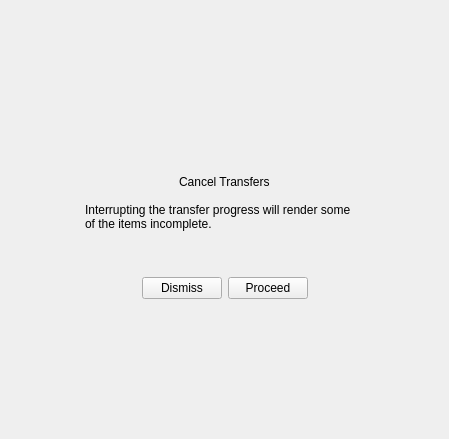
<?xml version="1.0" encoding="UTF-8"?>
<ui version="4.0">
 <class>CancelConfirmWidget</class>
 <widget class="QWidget" name="CancelConfirmWidget">
  <property name="geometry">
   <rect>
    <x>0</x>
    <y>0</y>
    <width>449</width>
    <height>439</height>
   </rect>
  </property>
  <property name="windowTitle">
   <string>Form</string>
  </property>
  <layout class="QVBoxLayout" name="verticalLayout">
   <item>
    <spacer name="verticalSpacer_3">
     <property name="orientation">
      <enum>Qt::Vertical</enum>
     </property>
     <property name="sizeHint" stdset="0">
      <size>
       <width>20</width>
       <height>50</height>
      </size>
     </property>
    </spacer>
   </item>
   <item>
    <layout class="QHBoxLayout" name="horizontalLayout_2">
     <item>
      <spacer name="horizontalSpacer_3">
       <property name="orientation">
        <enum>Qt::Horizontal</enum>
       </property>
       <property name="sizeHint" stdset="0">
        <size>
         <width>40</width>
         <height>20</height>
        </size>
       </property>
      </spacer>
     </item>
     <item>
      <widget class="QLabel" name="lWarningIcon">
       <property name="text">
        <string/>
       </property>
       <property name="pixmap">
        <pixmap resource="../Resources_macx.qrc">:/images/icon_warning.png</pixmap>
       </property>
      </widget>
     </item>
     <item>
      <spacer name="horizontalSpacer_4">
       <property name="orientation">
        <enum>Qt::Horizontal</enum>
       </property>
       <property name="sizeHint" stdset="0">
        <size>
         <width>40</width>
         <height>20</height>
        </size>
       </property>
      </spacer>
     </item>
    </layout>
   </item>
   <item>
    <spacer name="verticalSpacer_4">
     <property name="orientation">
      <enum>Qt::Vertical</enum>
     </property>
     <property name="sizeType">
      <enum>QSizePolicy::Fixed</enum>
     </property>
     <property name="sizeHint" stdset="0">
      <size>
       <width>20</width>
       <height>5</height>
      </size>
     </property>
    </spacer>
   </item>
   <item>
    <layout class="QHBoxLayout" name="horizontalLayout_3">
     <item>
      <spacer name="horizontalSpacer_5">
       <property name="orientation">
        <enum>Qt::Horizontal</enum>
       </property>
       <property name="sizeHint" stdset="0">
        <size>
         <width>40</width>
         <height>20</height>
        </size>
       </property>
      </spacer>
     </item>
     <item>
      <widget class="QLabel" name="lCancelTransfers">
       <property name="text">
        <string>Cancel Transfers</string>
       </property>
       <property name="role" stdset="0">
        <string notr="true">title</string>
       </property>
      </widget>
     </item>
     <item>
      <spacer name="horizontalSpacer_6">
       <property name="orientation">
        <enum>Qt::Horizontal</enum>
       </property>
       <property name="sizeHint" stdset="0">
        <size>
         <width>40</width>
         <height>20</height>
        </size>
       </property>
      </spacer>
     </item>
    </layout>
   </item>
   <item>
    <spacer name="verticalSpacer_5">
     <property name="orientation">
      <enum>Qt::Vertical</enum>
     </property>
     <property name="sizeType">
      <enum>QSizePolicy::Fixed</enum>
     </property>
     <property name="sizeHint" stdset="0">
      <size>
       <width>20</width>
       <height>5</height>
      </size>
     </property>
    </spacer>
   </item>
   <item>
    <layout class="QHBoxLayout" name="horizontalLayout_4">
     <item>
      <spacer name="horizontalSpacer_7">
       <property name="orientation">
        <enum>Qt::Horizontal</enum>
       </property>
       <property name="sizeHint" stdset="0">
        <size>
         <width>40</width>
         <height>20</height>
        </size>
       </property>
      </spacer>
     </item>
     <item>
      <widget class="QLabel" name="lExplanation">
       <property name="text">
        <string>Interrupting the transfer progress will render some of the items incomplete.</string>
       </property>
       <property name="wordWrap">
        <bool>true</bool>
       </property>
       <property name="role" stdset="0">
        <string notr="true">details</string>
       </property>
      </widget>
     </item>
     <item>
      <spacer name="horizontalSpacer_8">
       <property name="orientation">
        <enum>Qt::Horizontal</enum>
       </property>
       <property name="sizeHint" stdset="0">
        <size>
         <width>40</width>
         <height>20</height>
        </size>
       </property>
      </spacer>
     </item>
    </layout>
   </item>
   <item>
    <spacer name="verticalSpacer">
     <property name="orientation">
      <enum>Qt::Vertical</enum>
     </property>
     <property name="sizeType">
      <enum>QSizePolicy::Fixed</enum>
     </property>
     <property name="sizeHint" stdset="0">
      <size>
       <width>20</width>
       <height>40</height>
      </size>
     </property>
    </spacer>
   </item>
   <item>
    <layout class="QHBoxLayout" name="horizontalLayout">
     <item>
      <spacer name="horizontalSpacer">
       <property name="orientation">
        <enum>Qt::Horizontal</enum>
       </property>
       <property name="sizeHint" stdset="0">
        <size>
         <width>40</width>
         <height>20</height>
        </size>
       </property>
      </spacer>
     </item>
     <item>
      <widget class="QPushButton" name="pDismiss">
       <property name="text">
        <string>Dismiss</string>
       </property>
      </widget>
     </item>
     <item>
      <widget class="QPushButton" name="pProceed">
       <property name="text">
        <string>Proceed</string>
       </property>
      </widget>
     </item>
     <item>
      <spacer name="horizontalSpacer_2">
       <property name="orientation">
        <enum>Qt::Horizontal</enum>
       </property>
       <property name="sizeHint" stdset="0">
        <size>
         <width>40</width>
         <height>20</height>
        </size>
       </property>
      </spacer>
     </item>
    </layout>
   </item>
   <item>
    <spacer name="verticalSpacer_2">
     <property name="orientation">
      <enum>Qt::Vertical</enum>
     </property>
     <property name="sizeHint" stdset="0">
      <size>
       <width>20</width>
       <height>50</height>
      </size>
     </property>
    </spacer>
   </item>
  </layout>
 </widget>
 <resources>
  <include location="../Resources_macx.qrc"/>
 </resources>
 <connections/>
</ui>
